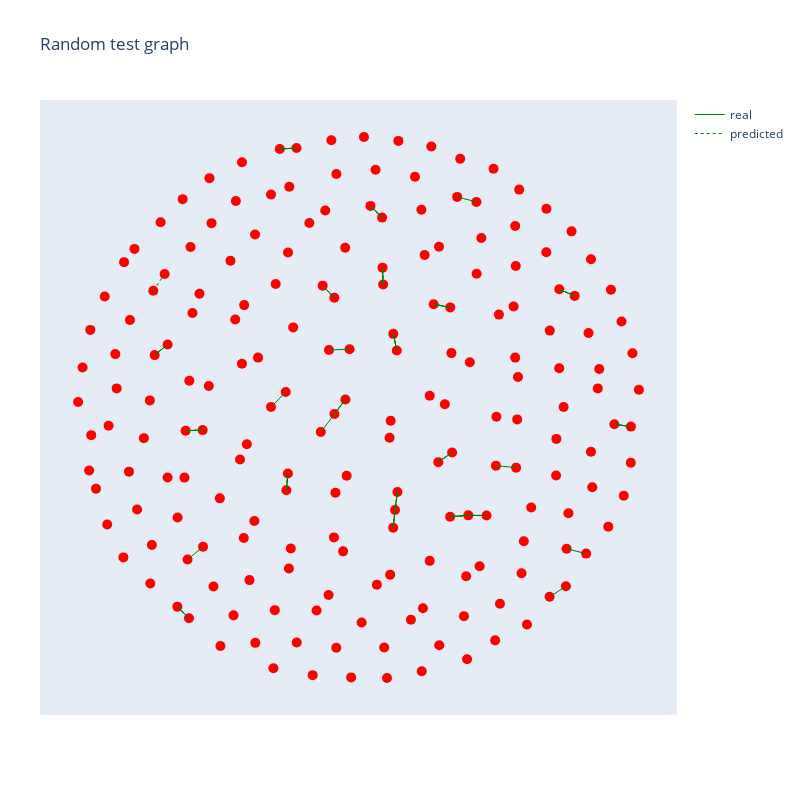

The notebook cell saved with this chart:
### Code cell
a.show()

### Figure 1 — Plotly figure (JSON) as saved in the notebook; plotly's stock layout.template omitted (floating-point values rounded to 4 significant figures; data arrays with more than 128 entries replaced by an {"elided": "..."} marker saying what was removed)
{"data": [{"hoverinfo": "text", "marker": {"color": "red", "size": 10, "symbol": "circle"}, "mode": "markers", "showlegend": false, "text": {"elided": "195 str values"}, "type": "scatter", "x": {"elided": "195 float values"}, "y": {"elided": "195 float values"}}, {"hoverinfo": "none", "line": {"color": "green", "width": 1}, "mode": "lines", "name": "real", "showlegend": true, "type": "scatter", "x": {"elided": "132 float values"}, "y": {"elided": "132 float values"}}, {"hoverinfo": "none", "line": {"color": "green", "dash": "dot", "shape": "spline", "width": 1}, "mode": "lines", "name": "predicted", "showlegend": true, "type": "scatter", "x": [-6.757, -7.479, null, 1.342, 1.421, null, -7.83, -7.337, null, -8.794, -8.246, null, 4.533, 3.76, null, 0.9143, 0.8894, null, 3.061, 3.767, null, 5.309, 4.533, null, -3.132, -3.199, null, 3.261, 3.847, null, 8.401, 9.054, null, 1.347, 1.495, null, -1.153, -0.689, null, -1.655, -1.159, null, -2.767, -3.477, null, 10.74, 11.44, null, 1.522, 1.421, null, 0.8697, 0.3763, null, -6.757, -7.479, null, -8.854, -8.372, null, 1.342, 1.421, null, -7.83, -7.337, null, -8.794, -8.246, null, 4.533, 3.76, null, 0.9143, 0.8894, null, 3.061, 3.767, null, 5.309, 4.533, null, -3.132, -3.199, null, 3.261, 3.847, null, 8.401, 9.054, null, 1.347, 1.495, null, -1.153, -0.689, null, -1.655, -1.159, null, -2.767, -3.477, null, 10.74, 11.44, null, 1.522, 1.421, null, 0.8697, 0.3763, null], "y": [-0.8401, -0.8635, null, -5.116, -4.334, null, -8.569, -9.079, null, 2.445, 2.909, null, -4.572, -4.63, null, 5.536, 6.272, null, 4.674, 4.533, null, -4.579, -4.572, null, -2.736, -3.47, null, -2.242, -1.816, null, 5.327, 5.036, null, 3.375, 2.648, null, -0.1348, 0.5034, null, 5.485, 4.955, null, 11.51, 11.47, null, -0.5864, -0.6863, null, -3.552, -4.334, null, 8.464, 8.977, null, -0.8401, -0.8635, null, 5.264, 5.997, null, -5.116, -4.334, null, -8.569, -9.079, null, 2.445, 2.909, null, -4.572, -4.63, null, 5.536, 6.272, null, 4.674, 4.533, null, -4.579, -4.572, null, -2.736, -3.47, null, -2.242, -1.816, null, 5.327, 5.036, null, 3.375, 2.648, null, -0.1348, 0.5034, null, 5.485, 4.955, null, 11.51, 11.47, null, -0.5864, -0.6863, null, -3.552, -4.334, null, 8.464, 8.977, null]}], "layout": {"autosize": false, "font": {"size": 12}, "height": 800, "hovermode": "closest", "margin": {"b": 85, "l": 40, "r": 40, "t": 100}, "showlegend": true, "title": {"text": "Random test graph"}, "width": 800, "xaxis": {"showgrid": false, "showticklabels": false, "zeroline": false}, "yaxis": {"showgrid": false, "showticklabels": false, "zeroline": false}}}
